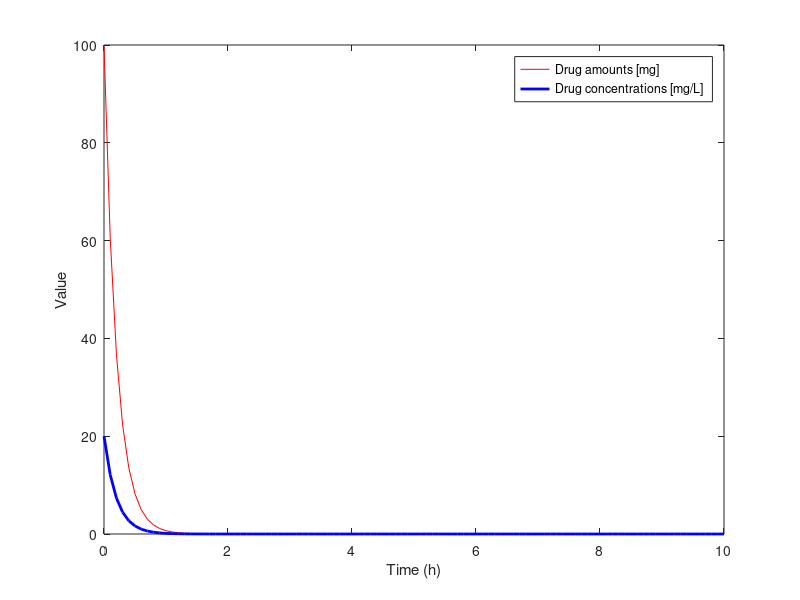

MATLAB code to generate this figure:
function PK1IV1c

% explicit solution for drug amounts and concentrations using
% one-compartment PK model.

clear all;
close all;
clc

p.V = 5.0;
p.k10 = 5.0;
dose = 100;
timeEnd = 10;

t = 0:0.1:timeEnd;
c = dose/p.V*exp(-p.k10*t);
a = c*p.V;
plot(t, a, '-r', t, c, 'b-', 'lineWidth', 2)
legend('Drug amounts [mg]', 'Drug concentrations [mg/L]')
xlabel('Time (h)')
ylabel('Value')
end